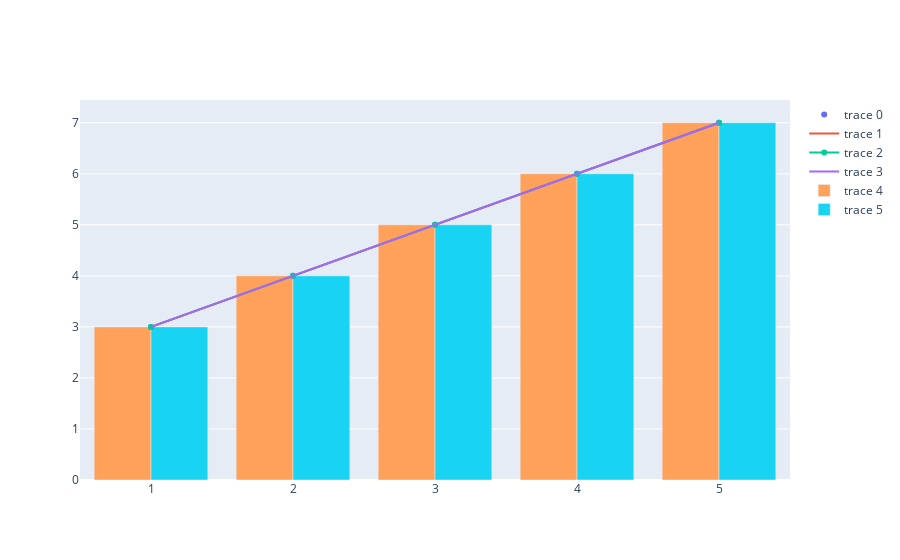

Notebook cell for this chart:
### Code cell
fig.add_trace(go.Bar(x = [1,2,3,4,5], y = [3,4,5,6,7]))

### Figure 1 — Plotly figure (JSON) as saved in the notebook; plotly's stock layout.template omitted (floating-point values rounded to 4 significant figures)
{"data": [{"mode": "markers", "type": "scatter", "x": [1, 2, 3, 4, 5], "y": [3, 4, 5, 6, 7]}, {"mode": "lines", "type": "scatter", "x": [1, 2, 3, 4, 5], "y": [3, 4, 5, 6, 7]}, {"type": "scatter", "x": [1, 2, 3, 4, 5], "y": [3, 4, 5, 6, 7]}, {"mode": "lines", "type": "scatter", "x": [1, 2, 3, 4, 5], "y": [3, 4, 5, 6, 7]}, {"type": "bar", "x": [1, 2, 3, 4, 5], "y": [3, 4, 5, 6, 7]}, {"type": "bar", "x": [1, 2, 3, 4, 5], "y": [3, 4, 5, 6, 7]}], "layout": {}}
